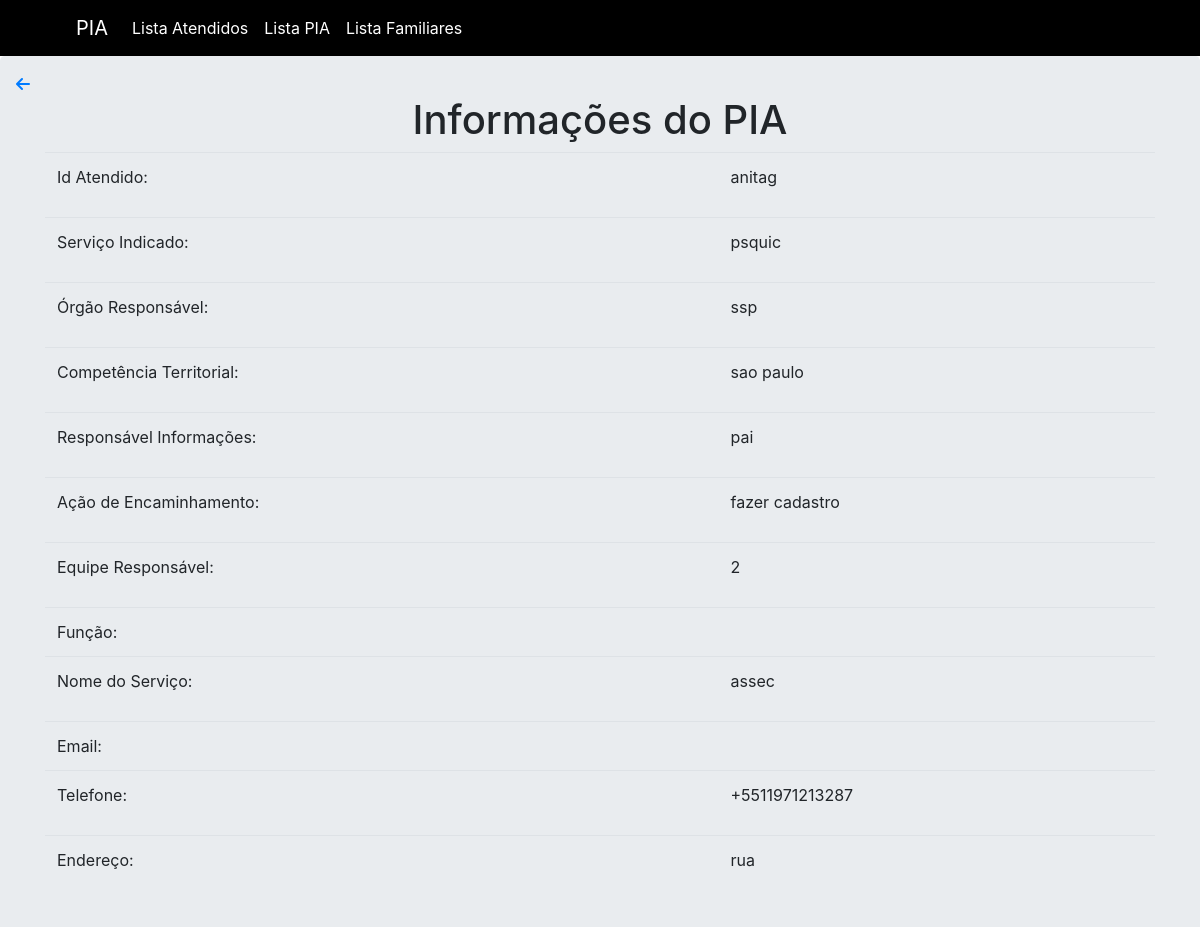
/pia/1, run on the app's committed database.
### models.py (models this page shows, shortened)
class PIA(db.Model):
    __tablename__ = "pias"
    id = db.Column('id', db.Integer, primary_key=True,)
    id_paciente = db.Column(db.String(150))
    serviço_indicado = db.Column(db.String(150))
    orgao_responsavel = db.Column(db.String(150))
    competencia_territorial = db.Column(db.String(150))
    responsavel_informaçoes = db.Column(db.String(150))
    acao_encaminhamento = db.Column(db.String(150))
    equipe_responsavel = db.Column(db.String(150))
    funcao = db.Column(db.String(150))
    nome_serviço = db.Column(db.String(150))
    email = db.Column(db.String(150))
    telefone = db.Column(db.String(150))
    endereço = db.Column(db.String(150))

### app.py (the view)
@app.route('/pia/<int:id>')
def RetrievePia(id):
    pias = PIA.query.filter_by(id=id).first()
    if pias:
        return render_template('infoPia.html', pias = pias)
    return f" ={id} Doenst exist"

### app.py (called while the page is built)
@app.before_request
def create_table():
    db.create_all()

### templates/infoPia.html (shortened to what this page needs)
{% extends 'base.html' %}
{% block body %}
<div class="jumbotron p-3">
    <div class="well text-left">
        <a href="/listPia"> <i class="fa-solid fa-arrow-left"></i></a> </div>
        <div class="well text-center">
    <div class="well text-center">
 <h1> Informações do PIA</h1>
    </div>
</div>
<div class="container">
<form action='' method = "POST">
<table class="table">
    <tr>
        <td>Id Atendido:</td>
        <td><p>{{pias.id_paciente}}<p/>
</td>
    </tr>
    <tr>
        <td>Serviço Indicado:</td>
        <td>
<p>{{pias.serviço_indicado}}<p/>    </tr>
    <tr>
        <td>Órgão Responsável:</td>
        <td>
<p>{{pias.orgao_responsavel}}<p/>    </tr>
    <tr>
        <td>Competência Territorial:</td>
        <td>
            <p>{{pias.competencia_territorial}}<p/></td>
    </tr>
    <tr>
        <td>Responsável Informações:</td>
        <td>
<p>{{pias.responsavel_informaçoes}}<p/>        </td>
    <tr>
        <td>Ação de Encaminhamento:</td>
        <td>
 <p>{{pias.acao_encaminhamento}}<p/>        </td>
    <tr>
        <td>Equipe Responsável:</td>
        <td>
<p>{{pias.equipe_responsavel}}<p/>    <tr>
        <td>Função:</td>
        <td><p>{{pias.id_funcao}}<p/>
    <tr>
        <td>Nome do Serviço:</td>
        <td>
<p>{{pias.nome_serviço}}<p/>    <tr>
        <td>Email:</td>
        <td>
<p>{{pias.id_email}}<p/>    <tr>
    <tr>
        <td>Telefone:</td>
        <td>
<p>{{pias.telefone}}<p/>
    </tr>
    <tr>
        <td>Endereço:</td>
        <td>
<p>{{pias.endereço}}<p/>
    </tr>
</table>
  </form>
</div>
    {% endblock %} </div>

### data on the page
PIA: id_paciente "anitag", serviço_indicado "psquic", orgao_responsavel "ssp", competencia_territorial "sao paulo", responsavel_informaçoes "pai", acao_encaminhamento "fazer cadastro", equipe_responsavel "2", nome_serviço "assec", telefone "+5511971213287", endereço "rua"
